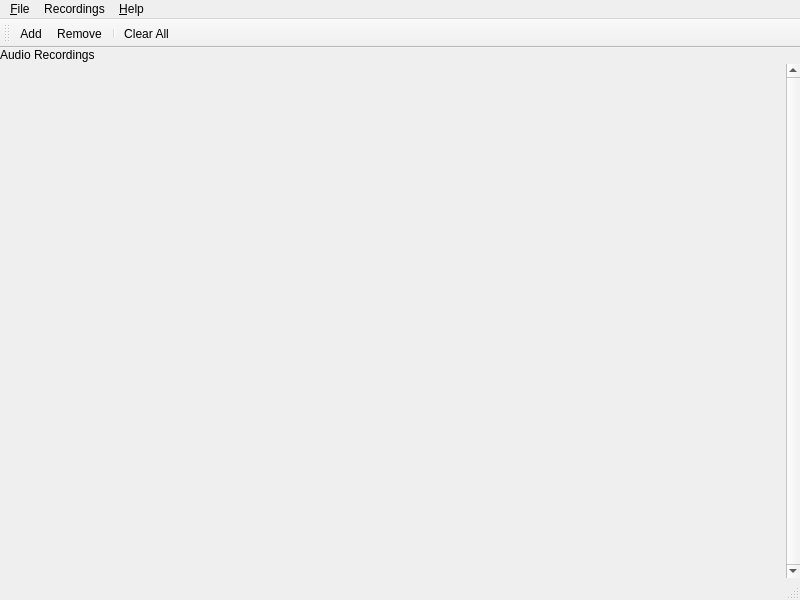
<?xml version="1.0" encoding="UTF-8"?>
<ui version="4.0">
 <author>RoXimn &lt;roximn@rixir.org</author>
 <class>rekhtaNavees</class>
 <widget class="QMainWindow" name="rekhtaNavees">
  <property name="geometry">
   <rect>
    <x>0</x>
    <y>0</y>
    <width>800</width>
    <height>600</height>
   </rect>
  </property>
  <property name="windowTitle">
   <string>Rekhta Navees</string>
  </property>
  <property name="windowIcon">
   <iconset resource="main.qrc">
    <normaloff>:/images/icons/feather.png</normaloff>:/images/icons/feather.png</iconset>
  </property>
  <widget class="QWidget" name="centralwidget">
   <layout class="QVBoxLayout" name="verticalLayout_2">
    <property name="spacing">
     <number>2</number>
    </property>
    <property name="leftMargin">
     <number>0</number>
    </property>
    <property name="topMargin">
     <number>0</number>
    </property>
    <property name="rightMargin">
     <number>0</number>
    </property>
    <property name="bottomMargin">
     <number>0</number>
    </property>
    <item>
     <widget class="QSplitter" name="splitter">
      <property name="orientation">
       <enum>Qt::Horizontal</enum>
      </property>
      <widget class="QWidget" name="layoutWidget">
       <layout class="QVBoxLayout" name="verticalLayout">
        <property name="spacing">
         <number>2</number>
        </property>
        <item>
         <widget class="QLabel" name="lblRecordings">
          <property name="text">
           <string>Audio Recordings</string>
          </property>
         </widget>
        </item>
        <item>
         <widget class="QScrollArea" name="scrollArea">
          <property name="frameShape">
           <enum>QFrame::NoFrame</enum>
          </property>
          <property name="frameShadow">
           <enum>QFrame::Plain</enum>
          </property>
          <property name="lineWidth">
           <number>1</number>
          </property>
          <property name="midLineWidth">
           <number>0</number>
          </property>
          <property name="verticalScrollBarPolicy">
           <enum>Qt::ScrollBarAlwaysOn</enum>
          </property>
          <property name="horizontalScrollBarPolicy">
           <enum>Qt::ScrollBarAsNeeded</enum>
          </property>
          <property name="widgetResizable">
           <bool>true</bool>
          </property>
          <widget class="QWidget" name="scrollContents">
           <property name="geometry">
            <rect>
             <x>0</x>
             <y>0</y>
             <width>781</width>
             <height>503</height>
            </rect>
           </property>
           <layout class="QVBoxLayout" name="recordingsLayout">
            <property name="spacing">
             <number>0</number>
            </property>
            <property name="sizeConstraint">
             <enum>QLayout::SetMinimumSize</enum>
            </property>
            <property name="leftMargin">
             <number>2</number>
            </property>
            <property name="topMargin">
             <number>2</number>
            </property>
            <property name="rightMargin">
             <number>2</number>
            </property>
            <property name="bottomMargin">
             <number>2</number>
            </property>
           </layout>
          </widget>
         </widget>
        </item>
       </layout>
      </widget>
     </widget>
    </item>
   </layout>
  </widget>
  <widget class="QMenuBar" name="menubar">
   <property name="geometry">
    <rect>
     <x>0</x>
     <y>0</y>
     <width>800</width>
     <height>22</height>
    </rect>
   </property>
   <widget class="QMenu" name="menuFile">
    <property name="title">
     <string>&amp;File</string>
    </property>
    <widget class="QMenu" name="menuRecent">
     <property name="title">
      <string>R&amp;ecent</string>
     </property>
     <property name="icon">
      <iconset resource="main.qrc">
       <normaloff>:/images/icons/bookmark-new-list.png</normaloff>:/images/icons/bookmark-new-list.png</iconset>
     </property>
     <property name="separatorsCollapsible">
      <bool>false</bool>
     </property>
     <property name="toolTipsVisible">
      <bool>true</bool>
     </property>
     <addaction name="actionClearRecent"/>
    </widget>
    <addaction name="actionNew"/>
    <addaction name="actionOpen"/>
    <addaction name="actionOpenSource"/>
    <addaction name="menuRecent"/>
    <addaction name="separator"/>
    <addaction name="actionExit"/>
   </widget>
   <widget class="QMenu" name="menuHelp">
    <property name="title">
     <string>&amp;Help</string>
    </property>
    <addaction name="actionAbout"/>
    <addaction name="actionAboutQt"/>
   </widget>
   <widget class="QMenu" name="menuRecordings">
    <property name="title">
     <string>Recordings</string>
    </property>
    <addaction name="actionRecordingAddNew"/>
    <addaction name="actionRecordingRemove"/>
    <addaction name="separator"/>
    <addaction name="actionRecordingClearAll"/>
   </widget>
   <addaction name="menuFile"/>
   <addaction name="menuRecordings"/>
   <addaction name="menuHelp"/>
  </widget>
  <widget class="QStatusBar" name="statusbar"/>
  <widget class="QToolBar" name="recordingToolBar">
   <property name="windowTitle">
    <string>Recordings</string>
   </property>
   <attribute name="toolBarArea">
    <enum>TopToolBarArea</enum>
   </attribute>
   <attribute name="toolBarBreak">
    <bool>false</bool>
   </attribute>
   <addaction name="actionRecordingAddNew"/>
   <addaction name="actionRecordingRemove"/>
   <addaction name="separator"/>
   <addaction name="actionRecordingClearAll"/>
  </widget>
  <action name="actionOpen">
   <property name="icon">
    <iconset resource="main.qrc">
     <normaloff>:/images/icons/folder-green.png</normaloff>:/images/icons/folder-green.png</iconset>
   </property>
   <property name="text">
    <string>O&amp;pen</string>
   </property>
   <property name="toolTip">
    <string>Open existing Project</string>
   </property>
   <property name="statusTip">
    <string>Open a file</string>
   </property>
   <property name="shortcut">
    <string>Ctrl+O</string>
   </property>
  </action>
  <action name="actionExit">
   <property name="icon">
    <iconset resource="main.qrc">
     <normaloff>:/images/icons/system-shutdown.png</normaloff>:/images/icons/system-shutdown.png</iconset>
   </property>
   <property name="text">
    <string>E&amp;xit</string>
   </property>
  </action>
  <action name="actionAbout">
   <property name="icon">
    <iconset resource="main.qrc">
     <normaloff>:/images/icons/feather.png</normaloff>:/images/icons/feather.png</iconset>
   </property>
   <property name="text">
    <string>&amp;About</string>
   </property>
   <property name="toolTip">
    <string>About Rekhta Navees application</string>
   </property>
   <property name="shortcut">
    <string>F1</string>
   </property>
  </action>
  <action name="actionNew">
   <property name="icon">
    <iconset resource="main.qrc">
     <normaloff>:/images/icons/folder-new.png</normaloff>:/images/icons/folder-new.png</iconset>
   </property>
   <property name="text">
    <string>N&amp;ew</string>
   </property>
   <property name="toolTip">
    <string>Create a new Project</string>
   </property>
   <property name="shortcut">
    <string>Ctrl+N</string>
   </property>
  </action>
  <action name="actionAboutQt">
   <property name="icon">
    <iconset resource="main.qrc">
     <normaloff>:/images/icons/about-qt.png</normaloff>:/images/icons/about-qt.png</iconset>
   </property>
   <property name="text">
    <string>About &amp;Qt</string>
   </property>
  </action>
  <action name="actionClearRecent">
   <property name="icon">
    <iconset resource="main.qrc">
     <normaloff>:/images/icons/edit-delete-shred.png</normaloff>:/images/icons/edit-delete-shred.png</iconset>
   </property>
   <property name="text">
    <string>Clear All</string>
   </property>
   <property name="toolTip">
    <string>Clear Recent Files</string>
   </property>
  </action>
  <action name="actionOpenSource">
   <property name="icon">
    <iconset resource="main.qrc">
     <normaloff>:/images/icons/folder-activities.png</normaloff>:/images/icons/folder-activities.png</iconset>
   </property>
   <property name="text">
    <string>Open Source</string>
   </property>
  </action>
  <action name="actionRecordingAddNew">
   <property name="icon">
    <iconset resource="main.qrc">
     <normaloff>:/images/icons/list-add.png</normaloff>:/images/icons/list-add.png</iconset>
   </property>
   <property name="text">
    <string>Add...</string>
   </property>
   <property name="toolTip">
    <string>Add a new recording.</string>
   </property>
   <property name="shortcut">
    <string>Ctrl+Shift+A</string>
   </property>
  </action>
  <action name="actionRecordingRemove">
   <property name="icon">
    <iconset resource="main.qrc">
     <normaloff>:/images/icons/list-remove.png</normaloff>:/images/icons/list-remove.png</iconset>
   </property>
   <property name="text">
    <string>Remove</string>
   </property>
   <property name="toolTip">
    <string>Remove current recording.</string>
   </property>
   <property name="shortcut">
    <string>Ctrl+Shift+X</string>
   </property>
  </action>
  <action name="actionRecordingClearAll">
   <property name="icon">
    <iconset resource="main.qrc">
     <normaloff>:/images/icons/edit-clear-list.png</normaloff>:/images/icons/edit-clear-list.png</iconset>
   </property>
   <property name="text">
    <string>Clear All</string>
   </property>
   <property name="toolTip">
    <string>Clear all recordings.</string>
   </property>
  </action>
 </widget>
 <layoutdefault spacing="2" margin="0"/>
 <resources>
  <include location="main.qrc"/>
 </resources>
 <connections/>
 <designerdata>
  <property name="gridDeltaX">
   <number>10</number>
  </property>
  <property name="gridDeltaY">
   <number>10</number>
  </property>
  <property name="gridSnapX">
   <bool>true</bool>
  </property>
  <property name="gridSnapY">
   <bool>true</bool>
  </property>
  <property name="gridVisible">
   <bool>true</bool>
  </property>
 </designerdata>
</ui>
